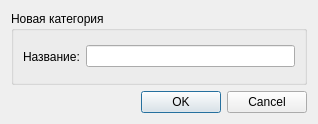
<?xml version="1.0" encoding="UTF-8"?>
<ui version="4.0">
 <class>Dialog</class>
 <widget class="QDialog" name="Dialog">
  <property name="geometry">
   <rect>
    <x>0</x>
    <y>0</y>
    <width>318</width>
    <height>124</height>
   </rect>
  </property>
  <property name="windowTitle">
   <string>Dialog</string>
  </property>
  <layout class="QVBoxLayout" name="verticalLayout">
   <item>
    <widget class="QGroupBox" name="groupBox">
     <property name="title">
      <string>Новая категория</string>
     </property>
     <layout class="QHBoxLayout" name="horizontalLayout_2">
      <item>
       <layout class="QHBoxLayout" name="horizontalLayout">
        <item>
         <widget class="QLabel" name="label">
          <property name="text">
           <string>Название:</string>
          </property>
         </widget>
        </item>
        <item>
         <widget class="QLineEdit" name="lineEdit"/>
        </item>
       </layout>
      </item>
     </layout>
    </widget>
   </item>
   <item>
    <widget class="QDialogButtonBox" name="buttonBox">
     <property name="orientation">
      <enum>Qt::Orientation::Horizontal</enum>
     </property>
     <property name="standardButtons">
      <set>QDialogButtonBox::StandardButton::Cancel|QDialogButtonBox::StandardButton::Ok</set>
     </property>
    </widget>
   </item>
  </layout>
 </widget>
 <resources/>
 <connections>
  <connection>
   <sender>buttonBox</sender>
   <signal>accepted()</signal>
   <receiver>Dialog</receiver>
   <slot>accept()</slot>
   <hints>
    <hint type="sourcelabel">
     <x>248</x>
     <y>254</y>
    </hint>
    <hint type="destinationlabel">
     <x>157</x>
     <y>274</y>
    </hint>
   </hints>
  </connection>
  <connection>
   <sender>buttonBox</sender>
   <signal>rejected()</signal>
   <receiver>Dialog</receiver>
   <slot>reject()</slot>
   <hints>
    <hint type="sourcelabel">
     <x>316</x>
     <y>260</y>
    </hint>
    <hint type="destinationlabel">
     <x>286</x>
     <y>274</y>
    </hint>
   </hints>
  </connection>
 </connections>
</ui>
